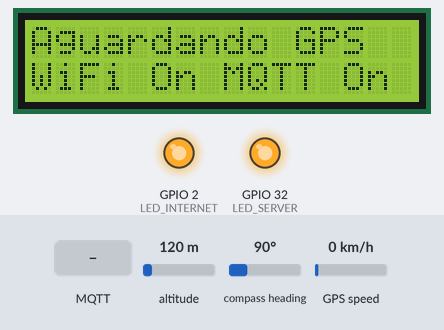
Bench run of a sketch on a simulated ESP32. Parts: 16×2 character LCD, output pins drawn as LEDs (lit = HIGH). The test bench sets the inputs (shaded band); at power-on: altitude 120 m, compass heading 90°, GPS speed 0 km/h. WiFi joins after 1.5 s; servers stay silent unless stated; the GPS gets a fix after 3 s at 37.7749, -122.4194 with 8 satellites; no MQTT or app messages arrive unless stated.

Above: at 3.3 s.
3.4 s: MQTT message "NODE:OFF" arrives on the first subscribed topic
At 8.0 s:
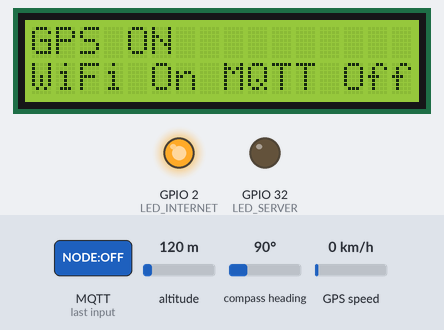
8.7 s: MQTT message "NODE:ON" arrives on the first subscribed topic
At 13.3 s:
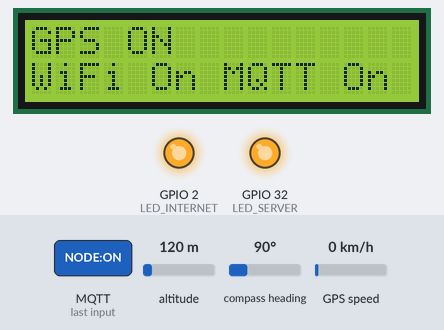
At 63.0 s:
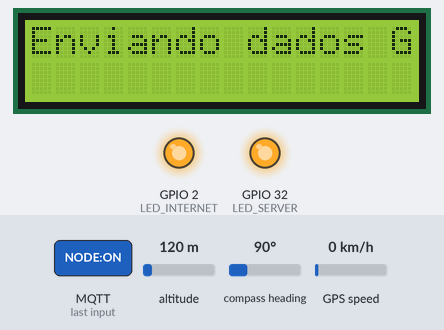
Timing chart, 0 to 64.1 s (numbered marks = the images above; inputs shaded):
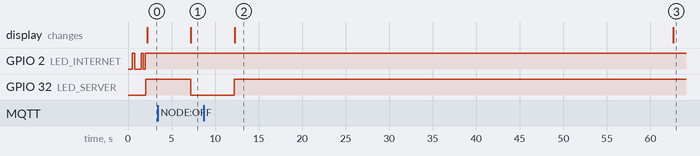

Measured:
- after the input at 3.4 s, GPIO 32 (LED_SERVER): HIGH → LOW after 3.8 s; the display: changes after 3.8 s (image 1)
- after the input at 8.7 s, GPIO 32 (LED_SERVER): LOW → HIGH after 3.5 s; the display: changes after 3.6 s (image 2)
- what the display in image 2 shows lasts 50.4 s, from 12.3 s to 62.7 s

The sketch:

prototipo-fisico.ino
```cpp
#include <WiFi.h>
#include <PubSubClient.h>
#include <ArduinoJson.h>
#include <TinyGPSPlus.h>
#include <Wire.h>
#include <LiquidCrystal_I2C.h>

// Configurações do GPS
TinyGPSPlus gps;
const int RXPin = 16, TXPin = 17;
HardwareSerial gpsSerial(2);

// Variáveis para controle de envio de dados
unsigned long lastPositionSendTimestamp = 0;
unsigned long lastSignalCheckTimestamp = 0;
const unsigned long positionSendInterval = 60000; // 1 minuto
const unsigned long signalCheckInterval = 30000; // 30 segundos

// Configurações do Wi-Fi e MQTT
const char* ssid = "ssid";
const char* password = "password";
const char* mqtt_server = "mqtt_server";

// Configurações do LED
const int LED_INTERNET = 2;
const int LED_SERVER = 32;

// Configurações do LCD
int lcdAddress = 0x27; // Use o endereço correto do seu módulo
int lcdColumns = 16;
int lcdRows = 2;
LiquidCrystal_I2C lcd(lcdAddress, lcdColumns, lcdRows); // Inicializa o LCD

WiFiClient espClient; // Cria o cliente Wi-Fi
PubSubClient client(espClient); // Cria o cliente MQTT

// Função para atualizar a mensagem no LCD
void updateLCDMessage(const String& message) {  //use a essa função para atualizar a mensagem no LCD updateLCDMessage("Mensagem");
    lcd.clear();
    lcd.setCursor(0, 0);
    lcd.print(message);
}

// Função para piscar o LED
void blinkLED(int pin) {
    digitalWrite(pin, HIGH);
    delay(250);
    digitalWrite(pin, LOW);
    delay(250);
}

// Conectar ao Wi-Fi
void connectToWiFi() {
    pinMode(LED_INTERNET, OUTPUT); // Configura o pino do LED como saída
    digitalWrite(LED_INTERNET, LOW); // Desliga o LED inicialmente

    while (WiFi.status() != WL_CONNECTED) { // Enquanto não estiver conectado
        updateLCDMessage("Conectando WiFi...");
        WiFi.begin(ssid, password); // Tenta conectar
        for (int i = 0; i < 20; ++i) {  // Espera até 10 segundos para conectar
            if (WiFi.status() == WL_CONNECTED) {
                digitalWrite(LED_INTERNET, HIGH); // Acende o LED quando conectado
                updateLCDMessage("WiFi Conectado"); // Atualiza o LCD
                return;
            }
            delay(500);
            blinkLED(LED_INTERNET); // Pisca o LED
        }
        updateLCDMessage("Falha na conexão WiFi"); // Atualiza o LCD
    }
}

// Reconectar ao MQTT
void mqttReconnect() {
    pinMode(LED_SERVER, OUTPUT); // Configura o pino do LED como saída
    updateLCDMessage("Conectando MQTT"); // Atualiza o LCD
    while (!client.connected()) { // Enquanto não estiver conectado
        if (client.connect("ESP32Client")) { // Tenta conectar
            digitalWrite(LED_SERVER, HIGH); // Acende o LED quando conectado
            client.subscribe("status"); // Assina o tópico "status"
            updateLCDMessage("MQTT Conectado"); // Atualiza o LCD
        } else {
            digitalWrite(LED_SERVER, LOW); // Desliga o LED quando não conectado
            delay(5000);
        }
    }
}

// Formatar timestamp
String formatTimestamp() { // Formata o timestamp para o formato YYYY-MM-DD HH:MM:SS
    if (gps.date.isValid() && gps.time.isValid()) { // Se a data e hora forem válidas
        char buffer[32]; // Buffer para armazenar o timestamp
        sprintf(buffer, "%04d-%02d-%02d %02d:%02d:%02d", // Formata o timestamp
                gps.date.year(), gps.date.month(), gps.date.day(), // Data
                gps.time.hour(), gps.time.minute(), gps.time.second()); // Hora
        return String(buffer); // Retorna o timestamp formatado
    } else {
        return String("Data/Hora Inválida"); // Retorna mensagem de erro
    }
}

// Enviar dados do GPS
void sendGPSData() { // Envia os dados do GPS para o servidor
    if (gps.location.isValid()) { // Se a localização for válida
        updateLCDMessage("Enviando dados GPS"); // Atualiza o LCD

        StaticJsonDocument<256> doc; // Cria um documento JSON
        doc["id"] = 1; // ID do dispositivo
        doc["lat"] = gps.location.lat(); // Latitude
        doc["long"] = gps.location.lng(); // Longitude
        doc["timestamp"] = formatTimestamp(); // Timestamp
        String jsonString; // String para armazenar o JSON
        serializeJson(doc, jsonString); // Serializa o JSON
        client.publish("status", jsonString.c_str()); // Envia o JSON para o servidor

        delay(2000); // Tempo para ler a mensagem
    }
}

// Mensagem de perda de sinal GPS
void sendSignalLossMessage() {// Envia mensagem de perda de sinal GPS
    updateLCDMessage("Perda de sinal GPS"); // Atualiza o LCD

    StaticJsonDocument<256> doc; // Cria um documento JSON
    doc["id"] = 1;
    doc["message"] = "GPS signal lost";
    doc["timestamp"] = formatTimestamp();
    String jsonString;
    serializeJson(doc, jsonString);
    client.publish("status", jsonString.c_str()); // Envia o JSON para o servidor

    delay(2000); // Tempo para ler a mensagem
}
bool isNodeOn = true; // Variável para controle do status do nó
void callback(char* topic, byte* message, unsigned int length) { // Função de callback para o status do servidor
    String messageTemp;
    for (int i = 0; i < length; i++) { // Lê a mensagem
        messageTemp += (char)message[i]; // Concatena a mensagem
    }

    if (String(topic) == "status") { // Se o tópico for "status"
        if (messageTemp == "NODE:ON") { // Se a mensagem for "NODE:ON"
            digitalWrite(LED_SERVER, HIGH); // Acende o LED
            isNodeOn = true; // Atualiza o status
        } else if (messageTemp == "NODE:OFF") { // Se a mensagem for "NODE:OFF"
            digitalWrite(LED_SERVER, LOW); // Desliga o LED
            isNodeOn = false;           // Atualiza o status
        }
    }
}


// Configuração inicial
void setup() {
    Serial.begin(9600);
    gpsSerial.begin(9600, SERIAL_8N1, RXPin, TXPin); // Inicializa o GPS

    connectToWiFi(); // Substitui a chamada anterior de setup_wifi()
    client.setServer(mqtt_server, 1883); // Configura o servidor MQTT
    client.setCallback(callback); // Configura a função de callback
    mqttReconnect(); // Substitui a chamada anterior de reconnect()

    // Inicializa o LCD
    Wire.begin(21, 22); // SDA, SCL pinos
    lcd.init(); // Inicializa o LCD
    lcd.backlight(); // Liga o backlight
    updateLCDMessage("Inicializando..."); // Atualiza o LCD
}
// Loop principal
void loop() {
    if (WiFi.status() != WL_CONNECTED) { // Se o Wi-Fi não estiver conectado
        digitalWrite(LED_INTERNET, LOW); // Desliga o LED do Wi-Fi
        digitalWrite(LED_SERVER, LOW);   // Desliga o LED do servidor
        connectToWiFi();                 // Tenta reconectar ao Wi-Fi
    } else {
        // Se o Wi-Fi estiver conectado, mas o MQTT não, tenta reconectar
        if (!client.connected()) {
            digitalWrite(LED_SERVER, LOW); // Desliga o LED do servidor antes de tentar reconectar
            mqttReconnect(); // Tenta reconectar ao MQTT
        }
        client.loop(); // Mantém a conexão com o servidor
    }

    client.loop();// Mantém a conexão com o servidor

    bool isGPSValid = false; // Variável para controle do status do GPS
    while (gpsSerial.available()) { // Enquanto houver dados disponíveis
        char c = gpsSerial.read(); // Lê o caractere
        if (gps.encode(c)) { // Se o caractere for válido
            if (gps.location.isValid()) { // Se a localização for válida
                isGPSValid = true; // Atualiza o status
                if (millis() - lastPositionSendTimestamp > positionSendInterval) { // Se o intervalo de envio tiver passado
                    lastPositionSendTimestamp = millis(); // Atualiza o timestamp
                    sendGPSData(); // Envia os dados do GPS
                }
            }
        }
    }

    if (millis() - lastSignalCheckTimestamp > signalCheckInterval) { // Se o intervalo de checagem tiver passado
        lastSignalCheckTimestamp = millis(); // Atualiza o timestamp
        if (!gps.location.isValid()) { // Se a localização não for válida
            sendSignalLossMessage(); // Envia mensagem de perda de sinal
        }
    }

    // Atualiza o status no LCD
    lcd.clear(); // Limpa o LCD
    lcd.setCursor(0, 0); // Posiciona o cursor na primeira linha
    if (isGPSValid) { // Se o GPS estiver válido
        lcd.print("GPS ON"); // Exibe "GPS ON"
    } else {
        lcd.print("Aguardando GPS"); // Exibe "Aguardando GPS"
    }
    lcd.setCursor(0, 1); // Posiciona o cursor na segunda linha
    lcd.print(WiFi.isConnected() ? "WiFi On" : "WiFi Off"); // Exibe o status do Wi-Fi
    lcd.print(" "); // Espaço
    Serial.begin(9600); // Inicializa a comunicação serial

    lcd.print(isNodeOn ? "MQTT On" : "MQTT Off"); // Exibe o status do MQTT

    delay(5000); // Atualização a cada 5 segundos
}
```
